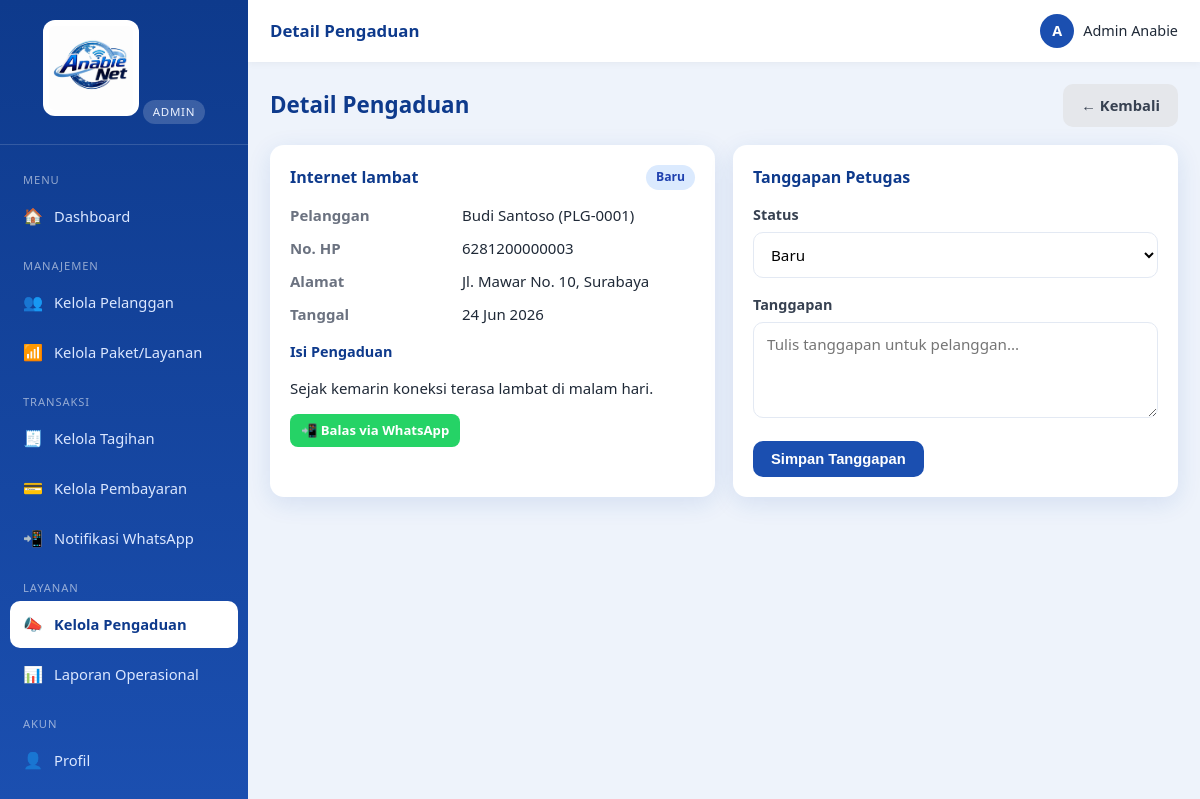
Screenshot of /index.php?r=pengaduan.show&id=1 (signed in) with the database file from the repository.
### tables this page shows
CREATE TABLE `pengaduan` (
  `id`           INT AUTO_INCREMENT PRIMARY KEY,
  `pelanggan_id` INT NOT NULL,
  `judul`        VARCHAR(150) NOT NULL,
  `isi`          TEXT NOT NULL,
  `status`       ENUM('baru','diproses','selesai') NOT NULL DEFAULT 'baru',
  `tanggapan`    TEXT DEFAULT NULL,
  `created_at`   TIMESTAMP DEFAULT CURRENT_TIMESTAMP,
  CONSTRAINT `fk_pengaduan_pelanggan` FOREIGN KEY (`pelanggan_id`) REFERENCES `pelanggan`(`id`) ON DELETE CASCADE
);

CREATE TABLE `pelanggan` (
  `id`          INT AUTO_INCREMENT PRIMARY KEY,
  `user_id`     INT DEFAULT NULL,
  `kode`        VARCHAR(30) NOT NULL UNIQUE,
  `nama`        VARCHAR(120) NOT NULL,
  `no_hp`       VARCHAR(25) NOT NULL,
  `email`       VARCHAR(120) DEFAULT NULL,
  `alamat`      TEXT NOT NULL,
  `paket_id`    INT DEFAULT NULL,
  `status`      ENUM('aktif','isolir','nonaktif') NOT NULL DEFAULT 'aktif',
  `tgl_pasang`  DATE DEFAULT NULL,
  `created_at`  TIMESTAMP DEFAULT CURRENT_TIMESTAMP,
  CONSTRAINT `fk_pelanggan_user`  FOREIGN KEY (`user_id`)  REFERENCES `users`(`id`) ON DELETE SET NULL,
  CONSTRAINT `fk_pelanggan_paket` FOREIGN KEY (`paket_id`) REFERENCES `paket`(`id`) ON DELETE SET NULL
);

### app/lib/view.php (called while the page is built, shortened)
<?php
function render(string $view, array $data = [], array $opts = []): void
{
    extract($data, EXTR_SKIP);
    include VIEW_PATH . '/' . $view . '.php';
    include VIEW_PATH . '/partials/layout.php';
}

### app/controllers/pengaduan.php (called while the page is built, shortened)
<?php
function ctl_pengaduan_show(): void
{
    $pg = query_one(
        "SELECT pg.*, p.nama AS pelanggan, p.kode, p.no_hp, p.alamat FROM pengaduan pg
         JOIN pelanggan p ON p.id = pg.pelanggan_id WHERE pg.id=?", [(int) ($_GET['id'] ?? 0)]
    );
    render('admin/pengaduan_show', compact('pg'),
        ['title' => 'Detail Pengaduan', 'active' => 'pengaduan.index']);
}

### public/index.php (called while the page is built, shortened)
<?php
require __DIR__ . '/../app/lib/db.php';
require __DIR__ . '/../app/lib/helpers.php';
require __DIR__ . '/../app/lib/view.php';
$r = $_GET['r'] ?? '';
[$handler, $roles] = $routes[$r];
call_user_func($handler);

### app/lib/helpers.php (called while the page is built, shortened)
<?php
function e($v): string
{
    return htmlspecialchars((string) ($v ?? ''), ENT_QUOTES, 'UTF-8');
}
function url(string $path = ''): string
{
    return BASE_URL . '/' . ltrim($path, '/');
}
function route(string $r, array $params = []): string
{
    $qs = array_merge(['r' => $r], $params);
    return url('index.php') . '?' . http_build_query($qs);
}
function tgl_id($d): string
{
    $ts = strtotime($d);
    $bulan = [1=>'Jan','Feb','Mar','Apr','Mei','Jun','Jul','Agu','Sep','Okt','Nov','Des'];
    return date('d', $ts) . ' ' . $bulan[(int) date('n', $ts)] . ' ' . date('Y', $ts);
}
function normalize_phone(string $hp): string
{
    $hp = preg_replace('/[^0-9]/', '', $hp);
    return $hp;
}
function wa_link(string $hp, string $pesan): string
{
    return 'https://wa.me/' . normalize_phone($hp) . '?text=' . rawurlencode($pesan);
}
function status_badge(string $status): string
{
    $map = [
        'lunas' => 'badge-success', 'belum_lunas' => 'badge-danger',
        'aktif' => 'badge-success', 'isolir' => 'badge-warning', 'nonaktif' => 'badge-muted',
        'baru' => 'badge-info', 'diproses' => 'badge-warning', 'selesai' => 'badge-success',
    ];
    return $map[$status] ?? 'badge-muted';
}
function status_label(string $status): string
{
    $map = [
        'belum_lunas' => 'Belum Lunas', 'lunas' => 'Lunas',
        'aktif' => 'Aktif', 'isolir' => 'Isolir', 'nonaktif' => 'Nonaktif',
        'baru' => 'Baru', 'diproses' => 'Diproses', 'selesai' => 'Selesai',
    ];
    return $map[$status] ?? ucfirst(str_replace('_', ' ', $status));
}

### app/lib/db.php (called while the page is built, shortened)
<?php
function db(): PDO
{
    static $pdo = null;
    if ($pdo === null) {
        $dsn = sprintf('mysql:host=%s;port=%s;dbname=%s;charset=utf8mb4', DB_HOST, DB_PORT, DB_NAME);
        try {
            $pdo = new PDO($dsn, DB_USER, DB_PASS, [
                PDO::ATTR_ERRMODE            => PDO::ERRMODE_EXCEPTION,
                PDO::ATTR_DEFAULT_FETCH_MODE => PDO::FETCH_ASSOC,
                PDO::ATTR_EMULATE_PREPARES   => false,
            ]);
        } catch (PDOException $e) {
            http_response_code(500);
            die('Koneksi database gagal: ' . htmlspecialchars($e->getMessage()));
        }
    }
    return $pdo;
}
function query_one(string $sql, array $params = []): ?array
{
    $st = db()->prepare($sql);
    $st->execute($params);
    $row = $st->fetch();
    return $row === false ? null : $row;
}

### app/views/admin/pengaduan_show.php (the view, shortened to what this page needs)
<div class="page-head">
  <div><h1>Detail Pengaduan</h1></div>
  <a class="btn btn-muted" href="<?= route('pengaduan.index') ?>">&larr; Kembali</a>
</div>
<div class="grid-2">
  <div class="card">
    <div class="card-title"><?= e($pg['judul']) ?> <span class="badge <?= status_badge($pg['status']) ?>"><?= status_label($pg['status']) ?></span></div>
    <dl class="detail">
      <dt>Pelanggan</dt><dd><?= e($pg['pelanggan']) ?> (<?= e($pg['kode']) ?>)</dd>
      <dt>No. HP</dt><dd><?= e($pg['no_hp']) ?></dd>
      <dt>Alamat</dt><dd><?= e($pg['alamat']) ?></dd>
      <dt>Tanggal</dt><dd><?= tgl_id($pg['created_at']) ?></dd>
    </dl>
    <div style="margin-top:14px">
      <div class="card-title" style="font-size:.9rem">Isi Pengaduan</div>
      <p style="white-space:pre-line"><?= e($pg['isi']) ?></p>
    </div>
    <div style="margin-top:14px">
      <a class="btn btn-sm btn-wa" target="_blank" rel="noopener"
         href="<?= e(wa_link($pg['no_hp'], 'Halo ' . $pg['pelanggan'] . ', terkait pengaduan Anda "' . $pg['judul'] . '" di ' . APP_NAME . ' ...')) ?>">
        📲 Balas via WhatsApp
      </a>
    </div>
  </div>
  <div class="card">
    <div class="card-title">Tanggapan Petugas</div>
    <form method="post" action="<?= route('pengaduan.respond') ?>">
      <div class="form-group">
        <label>Status</label>
        <select class="form-control" name="status">
          <?php foreach (['baru','diproses','selesai'] as $s): ?>
            <option value="<?= $s ?>" <?= $pg['status'] === $s ? 'selected' : '' ?>><?= status_label($s) ?></option>
          <?php endforeach; ?>
        </select>
      </div>
      <div class="form-group">
        <label>Tanggapan</label>
        <textarea class="form-control" name="tanggapan" placeholder="Tulis tanggapan untuk pelanggan..."><?= e($pg['tanggapan'] ?? '') ?></textarea>
      </div>
      <button class="btn btn-primary" type="submit">Simpan Tanggapan</button>
    </form>
  </div>
</div>

### public/assets/css/style.css (style rules this page uses)
:root { --primary:#1b4fb0; --primary-dark:#0e3a8c; --primary-light:#3b82f6; --accent:#22a7f0; --bg:#eef3fb; --surface:#ffffff; --text:#1f2937; --muted:#6b7280; --border:#e3e9f3; --success:#16a34a; --danger:#dc2626; --warning:#d97706; --info:#0284c7; --shadow:0 6px 24px rgba(27,79,176,.12); --radius:14px; --sidebar-w:248px; }
* { box-sizing:border-box;margin:0;padding:0 }
html,body { height:100% }
body { font-family:'Segoe UI',Roboto,Helvetica,Arial,sans-serif; background:var(--bg); color:var(--text); line-height:1.55; font-size:15px; }
a { color:var(--primary);text-decoration:none }
.form-group { margin-bottom:16px;text-align:left }
.form-group label { display:block;font-weight:600;margin-bottom:6px;font-size:.9rem;color:#374151 }
.form-control,select.form-control,textarea.form-control { width:100%;padding:11px 13px;border:1px solid var(--border);border-radius:10px; font-size:.95rem;font-family:inherit;background:#fff;transition:border .15s,box-shadow .15s; }
textarea.form-control { min-height:96px;resize:vertical }
.btn { display:inline-flex;align-items:center;gap:7px;justify-content:center; padding:10px 18px;border:none;border-radius:10px;font-size:.92rem;font-weight:600; cursor:pointer;transition:transform .05s,filter .15s;text-decoration:none; }
.btn-primary { background:var(--primary);color:#fff }
.btn-muted { background:#e5e7eb;color:#374151 }
.btn-sm { padding:6px 11px;font-size:.82rem;border-radius:8px }
.btn-wa { background:#25d366;color:#fff }
.card { background:var(--surface);border-radius:var(--radius);box-shadow:var(--shadow);padding:20px;margin-bottom:20px }
.card-title { font-size:1rem;font-weight:700;color:var(--primary-dark);margin-bottom:14px;display:flex;align-items:center;justify-content:space-between;gap:10px;flex-wrap:wrap }
.page-head { display:flex;align-items:center;justify-content:space-between;gap:12px;flex-wrap:wrap;margin-bottom:18px }
.page-head h1 { font-size:1.4rem;color:var(--primary-dark) }
.badge { display:inline-block;padding:3px 10px;border-radius:20px;font-size:.76rem;font-weight:600 }
.badge-info { background:#dbeafe;color:#1e40af }
.grid-2 { display:grid;grid-template-columns:1fr 1fr;gap:18px }
dl.detail { display:grid;grid-template-columns:160px 1fr;gap:10px 12px }
dl.detail dt { color:var(--muted);font-weight:600 }

### rows the page displays
pengaduan: judul "Internet lambat", status "Baru", pelanggan.nama "Budi Santoso", pelanggan.kode "PLG-0001", pelanggan.no_hp "6281200000003", pelanggan.alamat "Jl. Mawar No. 10, Surabaya", created_at "24 Jun 2026", isi "Sejak kemarin koneksi terasa lambat di malam hari."

### other values shown
role_label($role) "ADMIN"
$group "MENU"
$ico "🏠"
$label "Dashboard"
$group "MANAJEMEN"
$ico "👥"
$label "Kelola Pelanggan"
$ico "📶"
$label "Kelola Paket/Layanan"
$group "TRANSAKSI"
$ico "🧾"
$label "Kelola Tagihan"
$ico "💳"
$label "Kelola Pembayaran"
$ico "📲"
